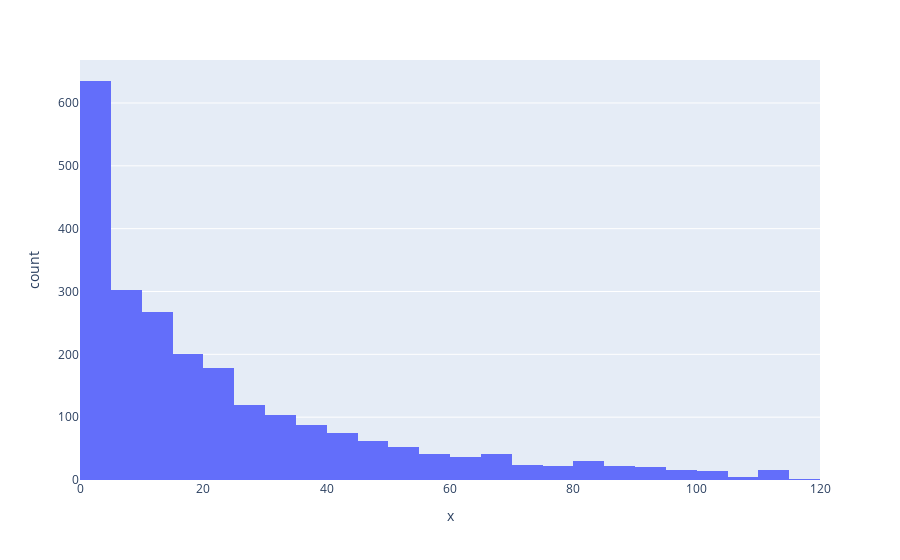

The notebook cell this image was saved under:
### Code cell
# Create histogram
fig = px.histogram(x=straddles_df['Current Price'])

# Show plot
fig.show()

# remove outliers

### Figure 1 — Plotly figure (JSON) as saved in the notebook; plotly's stock layout.template omitted (floating-point values rounded to 4 significant figures; data arrays with more than 128 entries replaced by an {"elided": "..."} marker saying what was removed)
{"data": [{"alignmentgroup": "True", "bingroup": "x", "hovertemplate": "x=%{x}<br>count=%{y}<extra></extra>", "legendgroup": "", "marker": {"color": "#636efa", "pattern": {"shape": ""}}, "name": "", "offsetgroup": "", "orientation": "v", "showlegend": false, "type": "histogram", "x": {"elided": "2375 float values"}, "xaxis": "x", "yaxis": "y"}], "layout": {"autosize": true, "barmode": "relative", "legend": {"tracegroupgap": 0}, "margin": {"t": 60}, "xaxis": {"anchor": "y", "autorange": true, "domain": [0, 1], "range": [0, 120], "title": {"text": "x"}, "type": "linear"}, "yaxis": {"anchor": "x", "autorange": true, "domain": [0, 1], "range": [0, 668.4], "title": {"text": "count"}}}}
